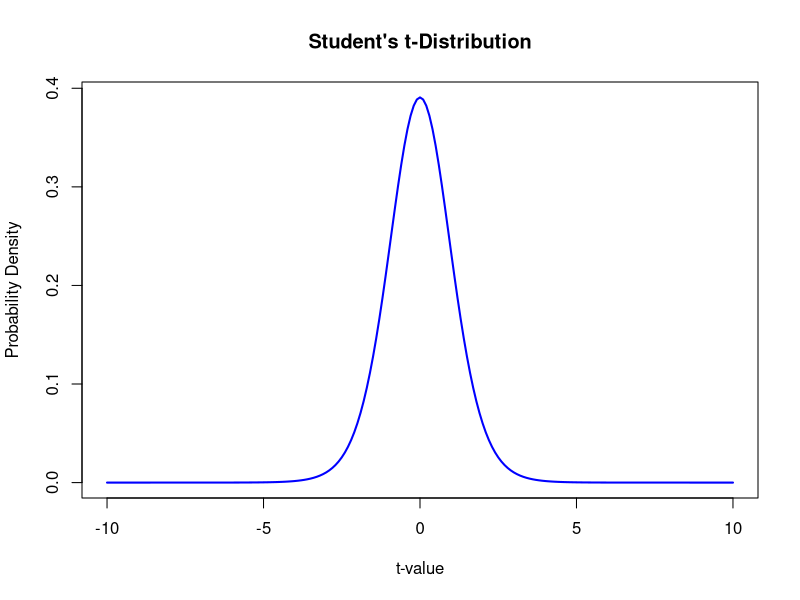

This figure's R source:
# ===========================================================
# File: 07_t_distribution.R
# Repository: R-for-Biostatistics
# Author: Muskan Sharma
#
# Objective:
# Demonstrate the Student's t-distribution in R using
# pt(), qt(), dt(), and rt().
#
# Concepts Covered:
# 1. Cumulative probability
# 2. Quantiles
# 3. Probability density
# 4. Random sampling
# 5. t-distribution curve
# 6. Effect of sample size
# ===========================================================


# -----------------------------------------------------------
# SECTION 1: Define sample size
# -----------------------------------------------------------

sample_size <- 12
degrees_of_freedom <- sample_size - 1


# -----------------------------------------------------------
# SECTION 2: Cumulative probability using pt()
# -----------------------------------------------------------

# Probability from -∞ to t = 1.5

t_value <- 1.5

cumulative_probability <- pt(
  q = t_value,
  df = degrees_of_freedom
)

print("Cumulative Probability:")
print(cumulative_probability)


# -----------------------------------------------------------
# SECTION 3: Quantile using qt()
# -----------------------------------------------------------

# Find the t-value corresponding to cumulative
# probability = 0.919

given_probability <- 0.919

quantile_t <- qt(
  p = given_probability,
  df = degrees_of_freedom
)

print("t-value:")
print(quantile_t)


# -----------------------------------------------------------
# SECTION 4: Probability density using dt()
# -----------------------------------------------------------

t_value <- 1.5

probability_density <- dt(
  x = t_value,
  df = degrees_of_freedom
)

print("Probability Density:")
print(probability_density)


# -----------------------------------------------------------
# SECTION 5: Generate random values using rt()
# -----------------------------------------------------------

random_values <- rt(
  n = 10000,
  df = degrees_of_freedom
)

print("First 20 random values:")
print(head(random_values, 20))


# -----------------------------------------------------------
# SECTION 6: Plot Student's t-distribution
# -----------------------------------------------------------

sample_size <- 13
degrees_of_freedom <- sample_size - 1

t_values <- seq(-10, 10, by = 0.1)

density_values <- dt(
  x = t_values,
  df = degrees_of_freedom
)

plot(
  t_values,
  density_values,
  type = "l",
  lwd = 2,
  col = "blue",
  main = "Student's t-Distribution",
  xlab = "t-value",
  ylab = "Probability Density"
)


# -----------------------------------------------------------
# SECTION 7: Probability within ±2
# -----------------------------------------------------------

sample_size <- 200
degrees_of_freedom <- sample_size - 1

t_value <- 2

probability_between <- pt(
  q = t_value,
  df = degrees_of_freedom
) -
pt(
  q = -t_value,
  df = degrees_of_freedom
)

print("Probability between -2 and +2:")
print(probability_between)


# -----------------------------------------------------------
# SECTION 8: Interpretation
# -----------------------------------------------------------

cat("\n")
cat("Important Notes\n")
cat("------------------------------\n")
cat("• Student's t-distribution is used when\n")
cat("  the population standard deviation is unknown.\n\n")
cat("• It has heavier tails than the normal distribution.\n\n")
cat("• As the sample size increases,\n")
cat("  the t-distribution approaches the standard\n")
cat("  normal distribution.\n")


# -----------------------------------------------------------
# END OF SCRIPT
# -----------------------------------------------------------
